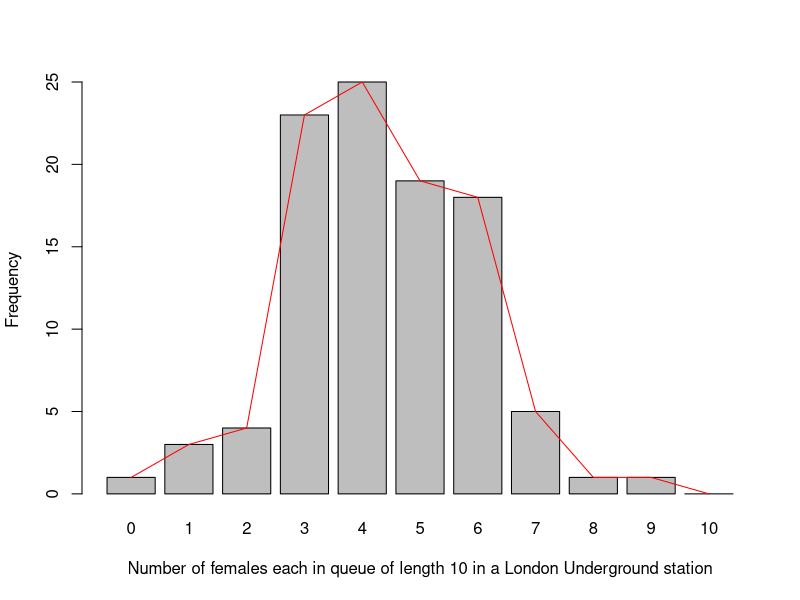

This figure's R source:
setwd("//media//kswada//MyFiles//R//women_queue")

packages <- c("dplyr", "vcd", "MASS")
purrr::walk(packages, library, character.only = TRUE, warn.conflicts = FALSE)



# ------------------------------------------------------------------------------
# data:  Women in queues
#  - Jinkinson and Slater (1981) and Hoaglin and Tukey (1985) give the frequency distribution of the number of females
#    observed in 100 queues of length 10 in a London Underground station
# ------------------------------------------------------------------------------
data("WomenQueue", package = "vcd")

data <- WomenQueue
data


# ------------------------------------------------------------------------------
# barplot
#  - If it is assumed that people line up independently, and that men and women are equally likely to be found in a queue,
#    then the number of women out of 10 would have a (symmetric) binomial distribution with paramters n = 10 and p = 1/2
# ------------------------------------------------------------------------------
k = names(data)

par(mfrow=c(1,1))
b <- barplot(data, names.arg = k, xlab = "Number of females each in queue of length 10 in a London Underground station", ylab = "Frequency")
lines(x = b, y = data, col = "red")



# ------------------------------------------------------------------------------
# Fit the binomial distribution to WomenQueue data
#  - estimating parameter by maximum likelihood estimation
# ------------------------------------------------------------------------------
data_fit <- vcd::goodfit(data, type = "binomial", par=list(size=10))


# ----------
# estimated paramters by maximum likelihood estimation
# the probability p = 0.435, which is much less than 0.5
unlist(data_fit$par)



# ----------
data_fit



# ----------
summary(data_fit)



# ------------------------------------------------------------------------------
# Fit the binomial distribution by specifying paramters
# ------------------------------------------------------------------------------
# Fit Bin(n=10, p=0.5) to this data
data_fit1 <- vcd::goodfit(data, type = "binomial", par=list(size = 10, prob = 1/2))



# ----------
# Goodness of Fit test
# summary(data_fit1) does not have X^2/df statistic, so need to calculate by yourself
data_df1 <- as.data.frame(data)
k <- 0:10

Exp1 <- data_fit1$fitted
Diff1 <- data_fit1$observed - Exp1
Chisq1 <- Diff1^2 / Exp1

data_df1 <- data.frame(data_df1, Exp1, Diff1, Chisq1)
data_df1


# chisq --> 32.56737
sum(Chisq1)


# X^2/df:  df is nrow(data) - 1  --> 3.256737
sum(Chisq1) / 10


# The binomial model Bin(n=10, p=0.5) fits worse than the model with paratmer estimated by ML
summary(data_fit)
pchisq(sum(Chisq1), df = nrow(data) - 1, lower.tail = FALSE)

